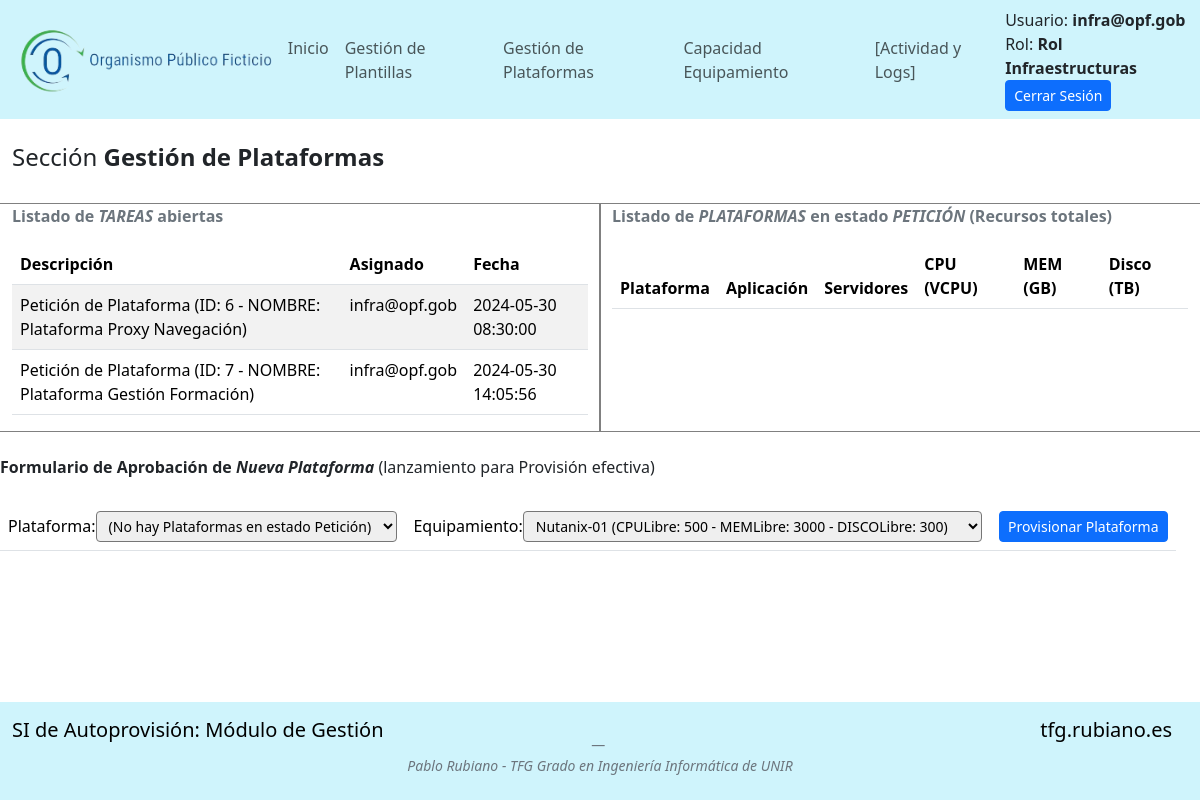
/index.php?contenido=gestion-plataformas (signed in), run on the app's committed database.
### tables this page shows
CREATE TABLE `SIM_TAREAS`(
    `id_TAREAS` BIGINT UNSIGNED NOT NULL AUTO_INCREMENT PRIMARY KEY,
    `descripcion` CHAR(255) NOT NULL,
    `lanzador` CHAR(255) NOT NULL,
    `asignado` CHAR(255) NOT NULL,
    `fecha_lanzamiento` DATETIME NOT NULL,
    `estado` CHAR(255) NOT NULL
);

### include-back/gestion-plataformas-aprobacion-auxiliarcarga-bbdd.php (called while the page is built, shortened)
<?php
    include "iniciarconexionBBDD.php";
        $misPlataformasPeticion = array();
        $miEquipamiento = array();
        $i = 0;
        $miConsulta = "SELECT * FROM `SIM_INTEGRACION_EQUIPOA` WHERE 1";
        if ($miResultado = $miConexion -> query($miConsulta)) {
            while ($fila = $miResultado->fetch_assoc()) {
                $miEquipamiento[$i][0] = $fila["nombre"];
                $miEquipamiento[$i][1] = $fila["vcpu_libre"];
                $miEquipamiento[$i][2] = $fila["mem_libre"];
                $miEquipamiento[$i][3] = $fila["alm_libre"];
                $i = $i+1;
            }
        }
        $miConsulta = "SELECT * FROM `SIM_INTEGRACION_EQUIPOB` WHERE 1";
        if ($miResultado = $miConexion -> query($miConsulta)) {
            while ($fila = $miResultado->fetch_assoc()) {
                $miEquipamiento[$i][0] = $fila["nombre"];
                $miEquipamiento[$i][1] = $fila["vcpu_libre"];
                $miEquipamiento[$i][2] = $fila["mem_libre"];
                $miEquipamiento[$i][3] = $fila["alm_libre"];
                $i = $i+1;
            }
        }
        $miConsulta = "SELECT * FROM `SIM_INTEGRACION_EQUIPOC` WHERE 1";
        if ($miResultado = $miConexion -> query($miConsulta)) {
            while ($fila = $miResultado->fetch_assoc()) {
                $miEquipamiento[$i][0] = $fila["nombre"];
                $miEquipamiento[$i][1] = $fila["vcpu_libre"];
                $miEquipamiento[$i][2] = $fila["mem_libre"];
                $miEquipamiento[$i][3] = $fila["alm_libre"];
                $i = $i+1;
            }
        }
?>

### include-back/gestion-plataformas-aprobacion-bbdd.php (the view, shortened to what this page needs)
<?php
    echo "<b>Formulario de Aprobación de <i>Nueva Plataforma</i></b> (lanzamiento para Provisión efectiva)<br><br>";
    require("include-back/gestion-plataformas-aprobacion-auxiliarcarga-bbdd.php");
    echo "<form method='post' id='formularioAprobacionPlataforma'>";
        echo "<table class='table' style='width:100%;'>";
        echo "<tr>";
            echo "<td>";
                echo "<div class='form-group'>";
                    echo "<label for='selectPlataformaPeticion'>Plataforma: </label>";
                    echo "<select class='form-control-sm' id='selectPlataformaPeticion' name='selectPlataformaPeticion'>";
                        if ( sizeof($misPlataformasPeticion) > 0 ){
                            foreach ($misPlataformasPeticion as $valor) {
                                echo "<option value='".$valor[1]."'>".$valor[1]."</option>";
                            }
                        }else{
                            echo "<option value='SIN_PLATAFORMAS_PETICION'>(No hay Plataformas en estado Petición)</option>";
                        }
                    echo "</select>";
                echo "</div>";
            echo "</td>";
            echo "<td>";
              echo "<div class='form-group'>";
                echo "<label for='selectEquipamiento'>Equipamiento: </label>";
                echo "<select class='form-control-sm' id='selectEquipamiento' name='selectEquipamiento'>";
                    foreach ($miEquipamiento as $valor) {
                        echo "<option value='".$valor[0]."'>".$valor[0]." (CPULibre: ".$valor[1]." - MEMLibre: ".$valor[2]." - DISCOLibre: ".$valor[3].")</option>";
                    }
                echo "</select>";
              echo "</div>";
            echo "</td>";
            echo "<td>";
                echo "<button class='w-30 btn btn-sm btn-primary' type='button' onclick='return controlesYEnvioForm();'>Provisionar Plataforma</button>";
            echo "</td>";
        echo "</tr>";
        echo "</table>";
    echo "</form>";
    echo "<br><br>";
?>

### include-back/gestion-plataformas-tareas-bbdd.php (shortened to what this page needs)
<?php
    echo "<p class='text-secondary'><b>Listado de <i>TAREAS</i> abiertas</b></p>";
    include "iniciarconexionBBDD.php";
    echo "<table id='tablaTAREAS' class='table table-striped' style='width:100%;'>";
        echo "<thead>";
            echo "<tr>";
                echo "<th>Descripción</th>";
                echo "<th>Asignado</th>";
                echo "<th>Fecha</th>";
            echo "</tr>";
        echo "</thead>";
        $miConsulta = "SELECT descripcion,
        lanzador,
        asignado,
        fecha_lanzamiento,
        estado
        FROM SIM_TAREAS
        WHERE estado='Abierta'";
        if ($miResultado = $miConexion -> query($miConsulta)) {
            echo "<tbody>";
            while ($fila = $miResultado->fetch_assoc()) {
                echo "<tr>";
                    echo "<td>".$fila["descripcion"]."</td>";
                    echo "<td>".$fila["asignado"]."</td>";
                    echo "<td>".$fila["fecha_lanzamiento"]."</td>";
                echo "</tr>";
            }
            echo "</tbody>";
        }
    echo "</table>";
?>

### data on the page
sim_tareas: descripcion "Petición de Plataforma (ID: 6 - NOMBRE: Plataforma Proxy Navegación)", asignado "infra@opf.gob", fecha_lanzamiento "2024-05-30 08:30:00"
sim_tareas: descripcion "Petición de Plataforma (ID: 7 - NOMBRE: Plataforma Gestión Formación)", asignado "infra@opf.gob", fecha_lanzamiento "2024-05-30 14:05:56"

### other printed values
$_SESSION['nombreUsuario'] "infra@opf.gob"
$_SESSION['rolUsuario'] "Rol Infraestructuras"
form field selectEquipamiento "Nutanix-01 (CPULibre: 500 - MEMLibre: 3000 - DISCOLibre: 300)"
